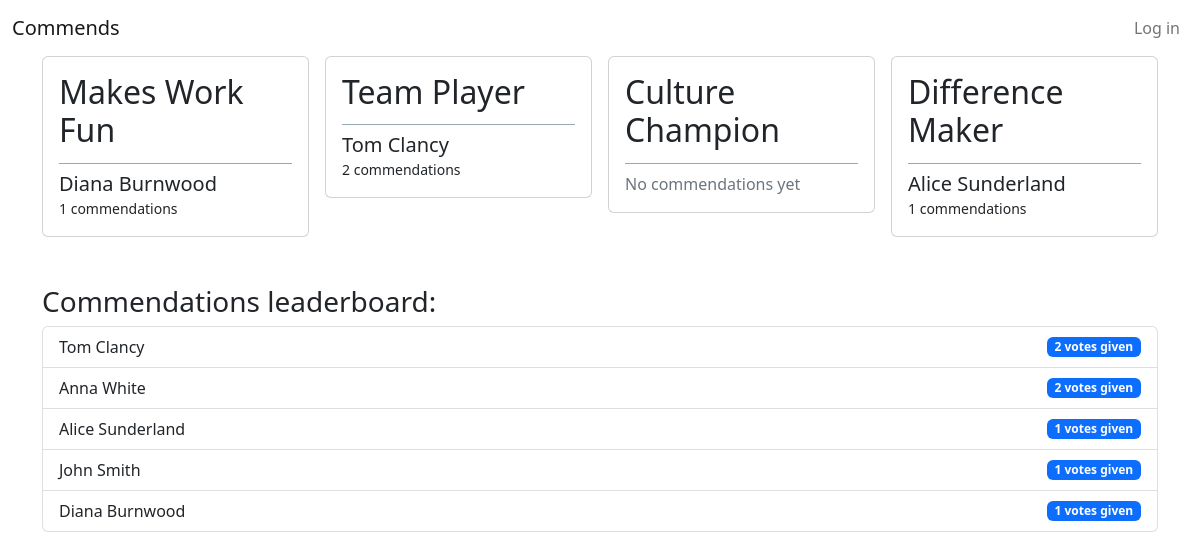
The page / on the database its author committed.
### tables this page shows
CREATE TABLE `users` (
  `id` int(11) NOT NULL,
  `fullname` varchar(100) DEFAULT NULL,
  `email` varchar(255) DEFAULT NULL,
  `pass` varchar(255) DEFAULT NULL,
  `mwf` int(11) DEFAULT 0,
  `tp` int(11) DEFAULT 0,
  `cc` int(11) DEFAULT 0,
  `dm` int(11) DEFAULT 0,
  `votes_given` int(11) DEFAULT 0
);

### index.php (the view, shortened to what this page needs)
<?php
require 'db_connection.php';
$categories = ['Makes Work Fun' => 'mwf', 'Team Player' => 'tp', 'Culture Champion' => 'cc', 'Difference Maker' => 'dm'];
$leaders = [];
foreach ($categories as $name => $column) {
    $stmt = $conn->prepare("SELECT fullname, $column AS count FROM users WHERE $column > 0 ORDER BY $column DESC LIMIT 1");
    $stmt->execute();
    $result = $stmt->get_result();
    $leaders[$name] = $result->fetch_assoc();
}
$stmt = $conn->prepare("SELECT fullname, votes_given FROM users WHERE votes_given > 0 ORDER BY votes_given DESC LIMIT 5");
$stmt->execute();
$active_users = $stmt->get_result()->fetch_all(MYSQLI_ASSOC);
?>
<!doctype html>
<html lang="en">
<head>
    <link href="https://cdn.jsdelivr.net/npm/bootstrap@5.2.3/dist/css/bootstrap.min.css" rel="stylesheet">
    <link rel="stylesheet" href="style.css">
</head>
<body>
<nav class="navbar navbar-expand bg-body-tertiary">
    <div class="container-fluid">
        <a class="navbar-brand" href="index.php">Commends</a>
        <div class="collapse navbar-collapse" id="navbarNav">
            <ul class="navbar-nav ms-auto">
                <?php
                if(isset($_SESSION['user_id'])):
                ?>
                <li class="nav-item">
                    <a class="nav-link" href="vote.php">Vote!</a>
                </li>
                <li class="nav-item">
                    <a class="nav-link" href="logout.php">Log out</a>
                </li>
                <?php
                else:
                ?>
                <li class="nav-item">
                    <a class="nav-link" href="login.php">Log in</a>
                </li>
                <?php
                endif;
                ?>
            </ul>
        </div>
    </div>
</nav>
<main>
    <div class="container">
        <div class="cards-cc">
            <div class="row justify-content-center g-3">
                <?php foreach ($leaders as $category => $leader): ?>
                    <div class="col-lg-3 col-md-6 col-sm-12">
                        <div class="card">
                            <div class="card-body">
                                <h2 class="card-title"><?= htmlspecialchars($category); ?></h2>
                                <?php if ($leader): ?>
                                <h5 class="card-text">
                                    <?= htmlspecialchars($leader['fullname']); ?><br>
                                </h5>
                                <p><small><?= $leader['count']; ?> commendations</small></p>
                                <?php else: ?>
                                    <p class="card-text text-muted">No commendations yet</p>
                                <?php endif; ?>
                            </div>
                        </div>
                    </div>
                <?php endforeach; ?>
            </div>
            <div class="mt-5">
                <h3>Commendations leaderboard:</h3>
                <?php if (!empty($active_users)): ?>
                    <ul class="list-group">
                        <?php foreach ($active_users as $user): ?>
                            <li class="list-group-item d-flex justify-content-between align-items-center">
                                <?= htmlspecialchars($user['fullname']); ?>
                                <span class="badge bg-primary rounded"><?= $user['votes_given']; ?> votes given</span>
                            </li>
                        <?php endforeach; ?>
                    </ul>
                <?php else: ?>
                    <p class="text-muted">No commendations given away yet.</p>
                <?php endif; ?>
            </div>
        </div>
    </div>
</main>
</body>
</html>

### style.css (style rules this page uses)
.cards-cc { display: flex; flex-direction: column; justify-content: center; }
.cards-cc .card-body .card-title { padding-bottom: 0.4em; border-bottom: 1px solid #99a9b3; }
.cards-cc .card-body .card-text { margin: 0; padding: 0; }
.cards-cc .card-body p { margin: 0; padding: 0; }

### rows shown on the page
users: category "Makes Work Fun", fullname "Diana Burnwood", mwf "1", votes_given "1"
users: category "Team Player", fullname "Tom Clancy", tp "2", votes_given "2"
users: category "Difference Maker", fullname "Alice Sunderland", dm "1", votes_given "1"
users: fullname "Anna White", votes_given "2"
users: fullname "John Smith", votes_given "1"

### other values the page prints
$category "Culture Champion"
